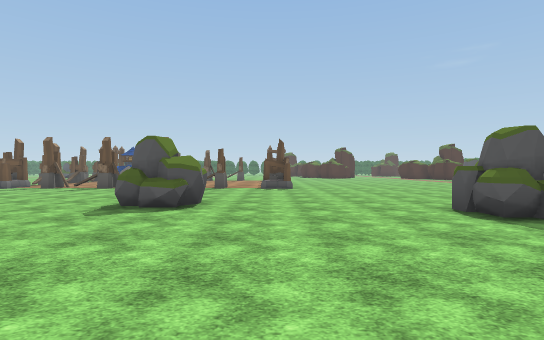
[1] (above)

20 first-person views from a walk through a 3-D level made in the Unity game engine. The camera is 1.4 m above the floor, looks level and sees 80° across. The floor is counted in squares, 2 m on a side. Each view is taken from the middle of a square. On the plan, view 1 faces up. The plan holds only what a view shows up to about 10 squares ahead; the rest is blank. The place goes on beyond the plan. The player is left out. Some animated figures are not drawn. Some surface patterns are stand-ins.

[2]
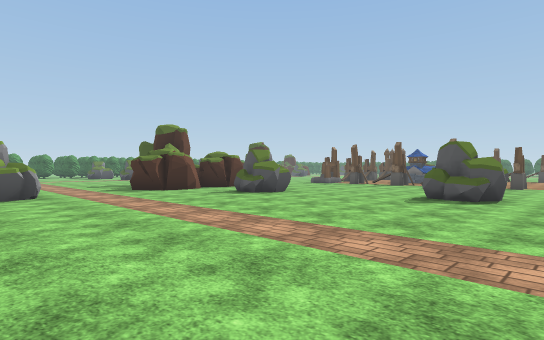

[3]
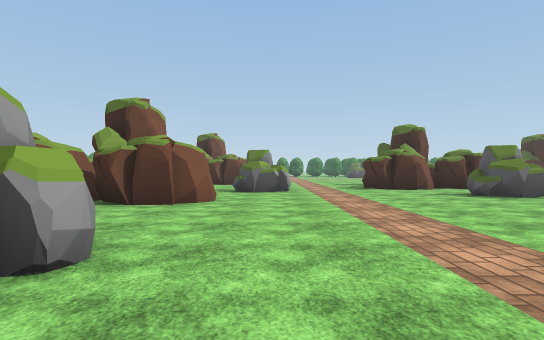

[4]
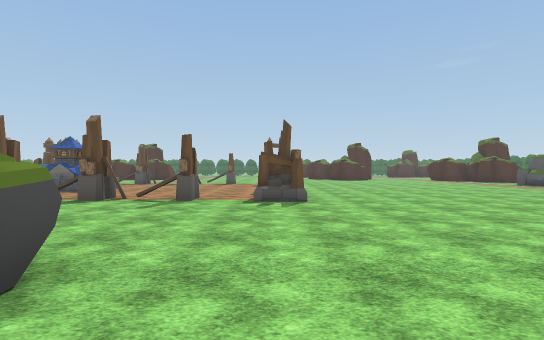

[5]
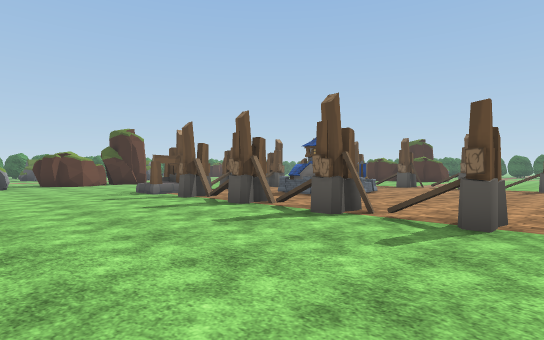

[6]
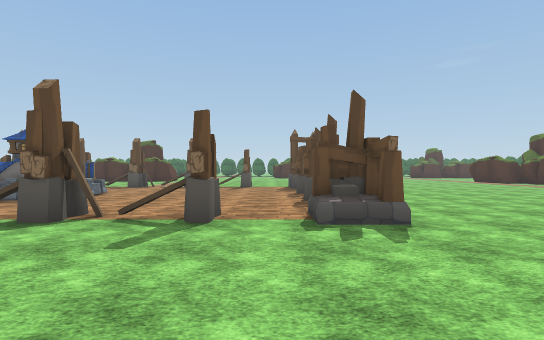

[7]
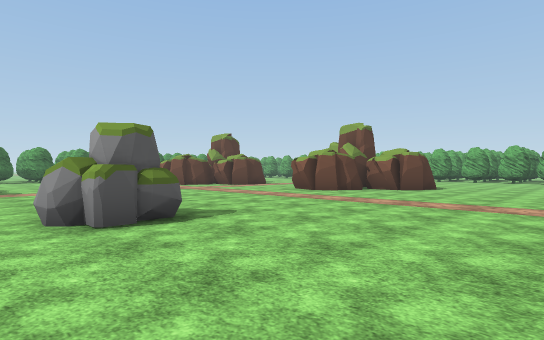

[8]
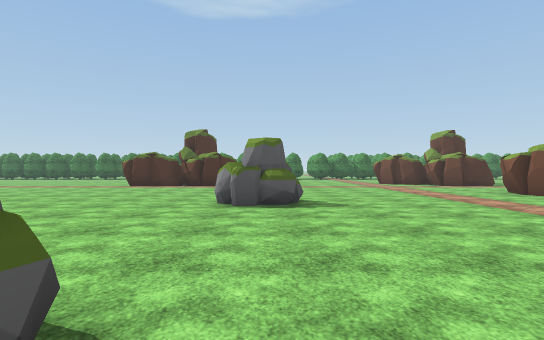

[9]
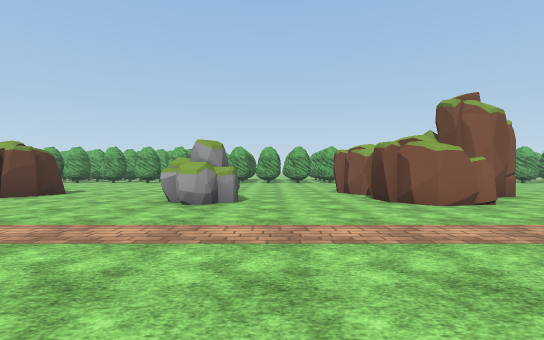

[10]
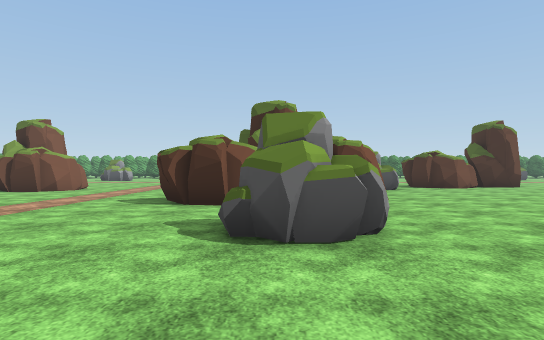

[11]
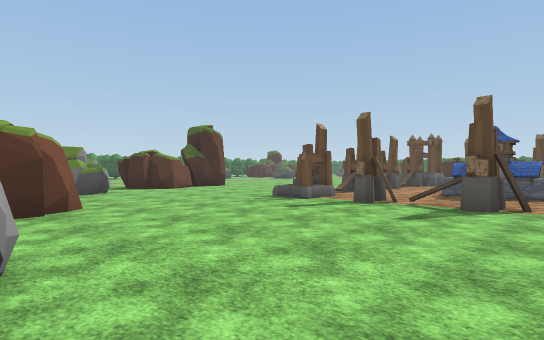

[12]
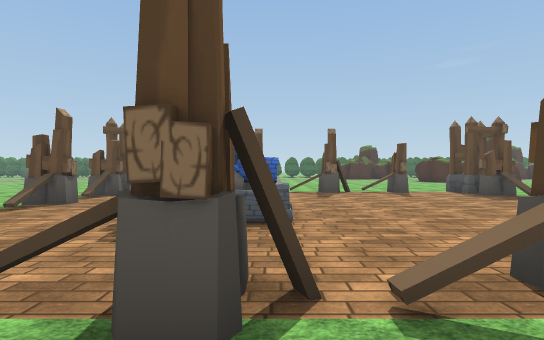

[13]
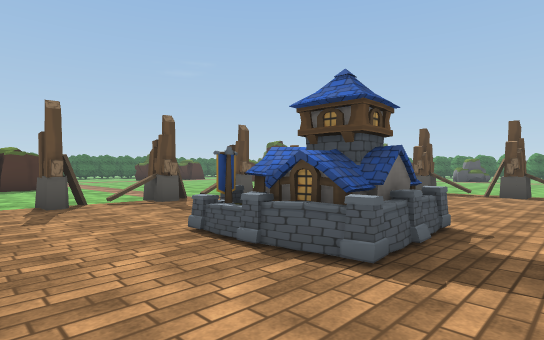

[14]
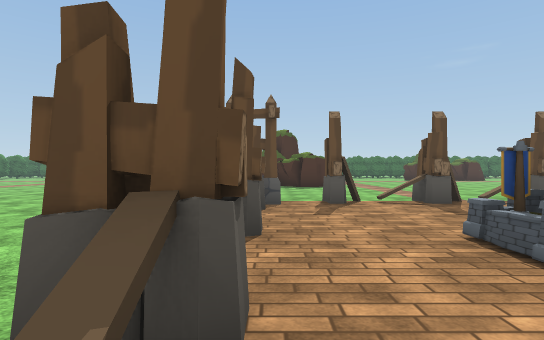

[15]
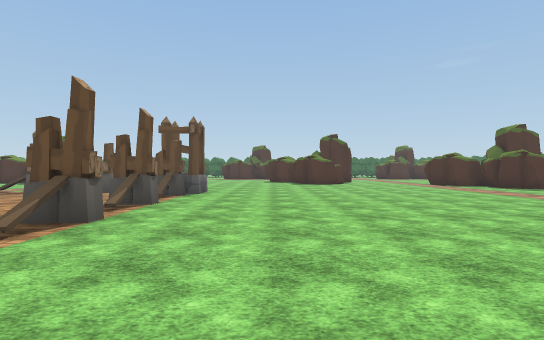

[16]
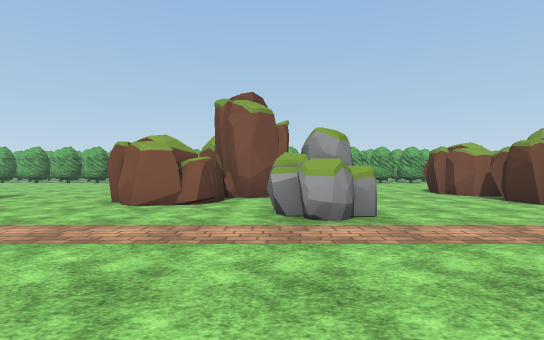

[17]
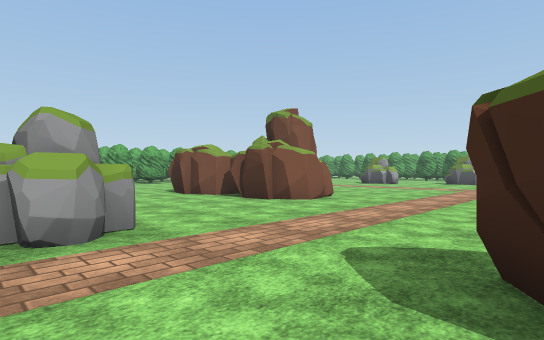

[18]
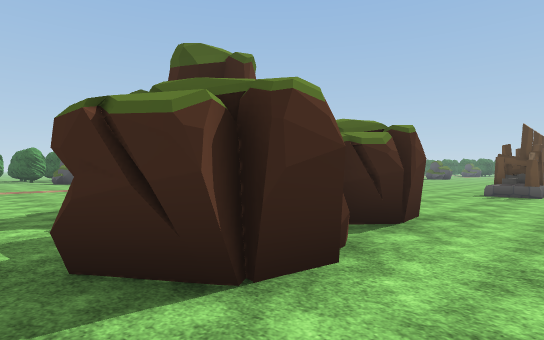

[19]
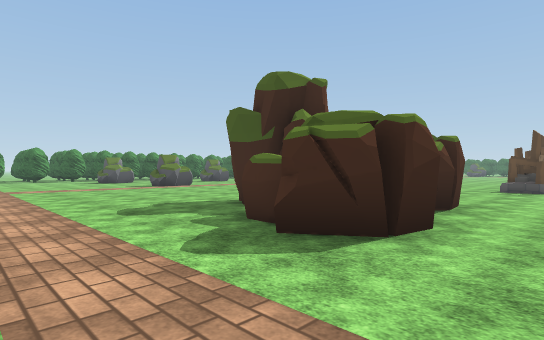

[20]
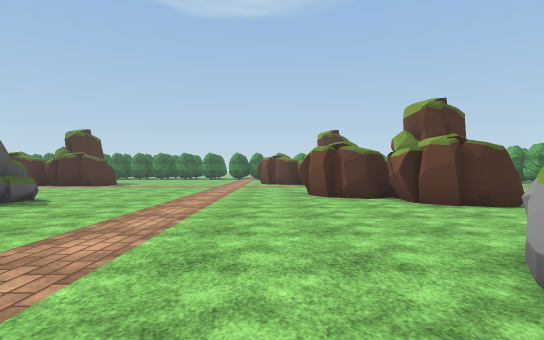

### Floor plan
Key: @ floor where view 1 was taken; # wall or solid block; x gap in a wall; . main floor; : floor 0.75 m higher than the main floor; / step, stairs or slope; = window, fence, low wall or low ledge; ^ raised ledge; R rock; O other object.
Columns run from 21 left of view 1 to 7 right of it. Each row starts with its distance up from view 1.
 21       ..   #####:#/#.=^......
 20       ... ##.........#.......
 19        .. ...........=.......
 18        ....#.........#.......
 17         ... .OOO.....#.......
 16          .#..OOO.....#.......
 15           #...O......#.......
 14            ..........x.......
 13          .^#..xx.#.#.#.......
 12        ...^#.........^.......
 11        ......................
 10       .......................
  9      RR......................
  8      RR......................
  7          ##.......RR.........
  6     ..    #..RR...RR.....R...
  5    ....   #..RR.........RRR..
  4 .......## #..................
  3 ........###..................
  2 .............................
  1 .............................
  0  ....................@.......
 -1   .........RR................
 -2    ..##....RR..............##
 -3       #.......##...RR.....##
 -4       #... ..###...RR....##
 -5       ##.. .####.........#
 -6        #.      ##.... ...#

Positions as (right, up) in squares from view 1, and headings:
1: (0, 0), facing up
2: (0, -2), facing up-left
3: (1, -1), facing left
4: (0, 5), facing up
5: (-1, 8), facing up-left
6: (-1, 8), facing up
7: (-1, 7), facing down-right
8: (-3, 5), facing right
9: (-3, 4), facing down
10: (-4, 5), facing left
11: (-5, 6), facing up-left
12: (-6, 11), facing up
13: (-10, 14), facing up-right
14: (-10, 14), facing up
15: (3, 11), facing up
16: (-9, 4), facing down
17: (-9, 3), facing down-left
18: (-9, 2), facing up-left
19: (-9, 0), facing up-left
20: (-3, -1), facing right
